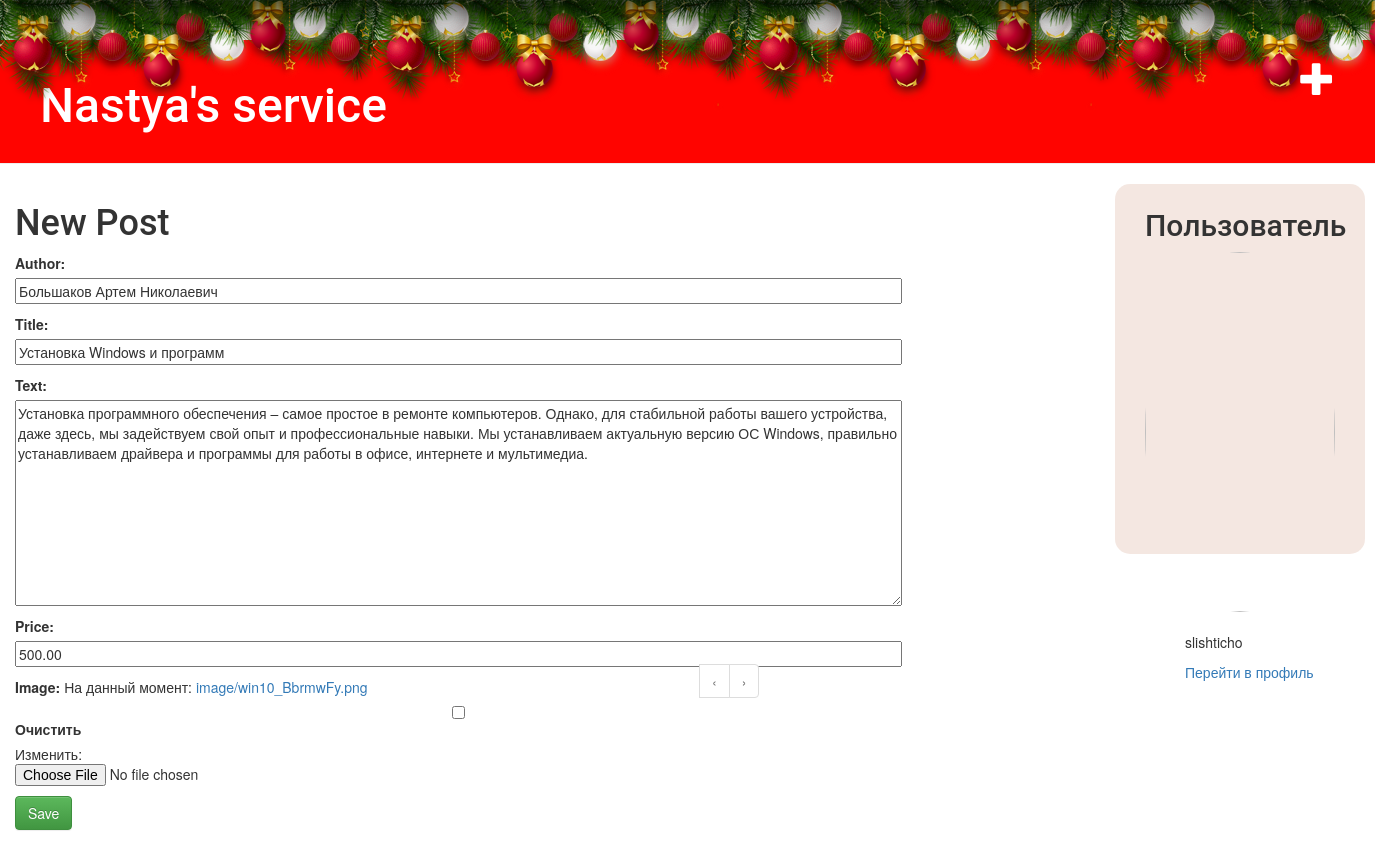
The page /post/1/edit/ (signed in) on the database its author committed.
### dz/models.py (models this page shows, shortened)
class Service(models.Model):
	worker = models.ForeignKey(settings.AUTH_USER_MODEL, on_delete=models.CASCADE)
	author = models.CharField(max_length=100, default='')
	title = models.CharField(max_length=200)
	text = models.TextField()
	price = models.DecimalField(max_digits=15, decimal_places=2, default=0)
	created_date = models.DateTimeField(default=timezone.now())
	published_date = models.DateTimeField(blank=True, null=True)
	image = models.ImageField(upload_to='image', null=True, blank=True)

### dz/views.py (the view)
# urls.py: path('post/<int:pk>/edit/', views.post_edit, name='post_edit'),
def post_edit(request, pk):
	post = get_object_or_404(Service, pk=pk)
	if request.method == "POST":
		form = PostForm(request.POST, request.FILES, instance=post)
		if form.is_valid():
			post = form.save(commit=False)
			post.worker = request.user
			post.published_date = timezone.now()
			post.save()
			return redirect('post_detail', pk=post.pk)
	else:
		form = PostForm(instance=post)
	return render(request, 'blog/post_edit.html', {'form': form})

### dz/forms.py
class PostForm(forms.ModelForm):
	class Meta:
		model = Service
		fields = ('author', 'title', 'text', 'price', 'image')

### templates/blog/post_edit.html (shortened to what this page needs)
{% extends 'blog/base.html' %}
{% block content %}
    <h1>New Post</h1>
    <form method="POST" enctype="multipart/form-data" class="post-form">
        {{ form.as_p }}
        <button type="submit" class="btn btn-success">Save</button>
    </form>
{% endblock %}

### templates/blog/base.html (shortened to what this page needs)
{% load static %}
{% load avatar_tags %}
<html>
    <head>
        <link rel="stylesheet" href="//maxcdn.bootstrapcdn.com/bootstrap/3.2.0/css/bootstrap.min.css">
        <link rel="stylesheet" href="//maxcdn.bootstrapcdn.com/bootstrap/3.2.0/css/bootstrap-theme.min.css">
        <link rel="stylesheet" href="{% static 'css/blog.css' %}">
        <link rel="stylesheet" href="{% static 'css/style.css' %}">
    </head>
    <body>
    <div class="b-page_newyear">
            <div class="b-page__content">
        <i class="b-head-decor">
            <i class="b-head-decor__inner b-head-decor__inner_n1">
              <div class="b-ball b-ball_n1 b-ball_bounce" data-note="0"><div class="b-ball__right"></div><div class="b-ball__i"></div></div>
              <div class="b-ball b-ball_n2 b-ball_bounce" data-note="1"><div class="b-ball__right"></div><div class="b-ball__i"></div></div>
              <div class="b-ball b-ball_n3 b-ball_bounce" data-note="2"><div class="b-ball__right"></div><div class="b-ball__i"></div></div>
              <div class="b-ball b-ball_n4 b-ball_bounce" data-note="3"><div class="b-ball__right"></div><div class="b-ball__i"></div></div>
              <div class="b-ball b-ball_n5 b-ball_bounce" data-note="4"><div class="b-ball__right"></div><div class="b-ball__i"></div></div>
              <div class="b-ball b-ball_n6 b-ball_bounce" data-note="5"><div class="b-ball__right"></div><div class="b-ball__i"></div></div>
              <div class="b-ball b-ball_n7 b-ball_bounce" data-note="6"><div class="b-ball__right"></div><div class="b-ball__i"></div></div>
              <div class="b-ball b-ball_n8 b-ball_bounce" data-note="7"><div class="b-ball__right"></div><div class="b-ball__i"></div></div>
              <div class="b-ball b-ball_n9 b-ball_bounce" data-note="8"><div class="b-ball__right"></div><div class="b-ball__i"></div></div>
              <div class="b-ball b-ball_i1"><div class="b-ball__right"></div><div class="b-ball__i"></div></div>
              <div class="b-ball b-ball_i2"><div class="b-ball__right"></div><div class="b-ball__i"></div></div>
              <div class="b-ball b-ball_i3"><div class="b-ball__right"></div><div class="b-ball__i"></div></div>
              <div class="b-ball b-ball_i4"><div class="b-ball__right"></div><div class="b-ball__i"></div></div>
              <div class="b-ball b-ball_i5"><div class="b-ball__right"></div><div class="b-ball__i"></div></div>
              <div class="b-ball b-ball_i6"><div class="b-ball__right"></div><div class="b-ball__i"></div></div>
            </i>
            <i class="b-head-decor__inner b-head-decor__inner_n2">
              <div class="b-ball b-ball_n1 b-ball_bounce" data-note="9"><div class="b-ball__right"></div><div class="b-ball__i"></div></div>
              <div class="b-ball b-ball_n2 b-ball_bounce" data-note="10"><div class="b-ball__right"></div><div class="b-ball__i"></div></div>
              <div class="b-ball b-ball_n3 b-ball_bounce" data-note="11"><div class="b-ball__right"></div><div class="b-ball__i"></div></div>
              <div class="b-ball b-ball_n4 b-ball_bounce" data-note="12"><div class="b-ball__right"></div><div class="b-ball__i"></div></div>
              <div class="b-ball b-ball_n5 b-ball_bounce" data-note="13"><div class="b-ball__right"></div><div class="b-ball__i"></div></div>
              <div class="b-ball b-ball_n6 b-ball_bounce" data-note="14"><div class="b-ball__right"></div><div class="b-ball__i"></div></div>
              <div class="b-ball b-ball_n7 b-ball_bounce" data-note="15"><div class="b-ball__right"></div><div class="b-ball__i"></div></div>
              <div class="b-ball b-ball_n8 b-ball_bounce" data-note="16"><div class="b-ball__right"></div><div class="b-ball__i"></div></div>
              <div class="b-ball b-ball_n9 b-ball_bounce" data-note="17"><div class="b-ball__right"></div><div class="b-ball__i"></div></div>
              <div class="b-ball b-ball_i1"><div class="b-ball__right"></div><div class="b-ball__i"></div></div>
              <div class="b-ball b-ball_i2"><div class="b-ball__right"></div><div class="b-ball__i"></div></div>
              <div class="b-ball b-ball_i3"><div class="b-ball__right"></div><div class="b-ball__i"></div></div>
              <div class="b-ball b-ball_i4"><div class="b-ball__right"></div><div class="b-ball__i"></div></div>
              <div class="b-ball b-ball_i5"><div class="b-ball__right"></div><div class="b-ball__i"></div></div>
              <div class="b-ball b-ball_i6"><div class="b-ball__right"></div><div class="b-ball__i"></div></div>
            </i>
            <i class="b-head-decor__inner b-head-decor__inner_n3">
              <div class="b-ball b-ball_n1 b-ball_bounce" data-note="18"><div class="b-ball__right"></div><div class="b-ball__i"></div></div>
              <div class="b-ball b-ball_n2 b-ball_bounce" data-note="19"><div class="b-ball__right"></div><div class="b-ball__i"></div></div>
              <div class="b-ball b-ball_n3 b-ball_bounce" data-note="20"><div class="b-ball__right"></div><div class="b-ball__i"></div></div>
              <div class="b-ball b-ball_n4 b-ball_bounce" data-note="21"><div class="b-ball__right"></div><div class="b-ball__i"></div></div>
              <div class="b-ball b-ball_n5 b-ball_bounce" data-note="22"><div class="b-ball__right"></div><div class="b-ball__i"></div></div>
              <div class="b-ball b-ball_n6 b-ball_bounce" data-note="23"><div class="b-ball__right"></div><div class="b-ball__i"></div></div>
              <div class="b-ball b-ball_n7 b-ball_bounce" data-note="24"><div class="b-ball__right"></div><div class="b-ball__i"></div></div>
              <div class="b-ball b-ball_n8 b-ball_bounce" data-note="25"><div class="b-ball__right"></div><div class="b-ball__i"></div></div>
              <div class="b-ball b-ball_n9 b-ball_bounce" data-note="26"><div class="b-ball__right"></div><div class="b-ball__i"></div></div>
              <div class="b-ball b-ball_i1"><div class="b-ball__right"></div><div class="b-ball__i"></div></div>
              <div class="b-ball b-ball_i2"><div class="b-ball__right"></div><div class="b-ball__i"></div></div>
              <div class="b-ball b-ball_i3"><div class="b-ball__right"></div><div class="b-ball__i"></div></div>
              <div class="b-ball b-ball_i4"><div class="b-ball__right"></div><div class="b-ball__i"></div></div>
              <div class="b-ball b-ball_i5"><div class="b-ball__right"></div><div class="b-ball__i"></div></div>
              <div class="b-ball b-ball_i6"><div class="b-ball__right"></div><div class="b-ball__i"></div></div>
            </i>
            <i class="b-head-decor__inner b-head-decor__inner_n4">
              <div class="b-ball b-ball_n1 b-ball_bounce" data-note="27"><div class="b-ball__right"></div><div class="b-ball__i"></div></div>
              <div class="b-ball b-ball_n2 b-ball_bounce" data-note="28"><div class="b-ball__right"></div><div class="b-ball__i"></div></div>
              <div class="b-ball b-ball_n3 b-ball_bounce" data-note="29"><div class="b-ball__right"></div><div class="b-ball__i"></div></div>
              <div class="b-ball b-ball_n4 b-ball_bounce" data-note="30"><div class="b-ball__right"></div><div class="b-ball__i"></div></div>
              <div class="b-ball b-ball_n5 b-ball_bounce" data-note="31"><div class="b-ball__right"></div><div class="b-ball__i"></div></div>
              <div class="b-ball b-ball_n6 b-ball_bounce" data-note="32"><div class="b-ball__right"></div><div class="b-ball__i"></div></div>
              <div class="b-ball b-ball_n7 b-ball_bounce" data-note="33"><div class="b-ball__right"></div><div class="b-ball__i"></div></div>
              <div class="b-ball b-ball_i1"><div class="b-ball__right"></div><div class="b-ball__i"></div></div>
              <div class="b-ball b-ball_i2"><div class="b-ball__right"></div><div class="b-ball__i"></div></div>
              <div class="b-ball b-ball_i3"><div class="b-ball__right"></div><div class="b-ball__i"></div></div>
              <div class="b-ball b-ball_i4"><div class="b-ball__right"></div><div class="b-ball__i"></div></div>
            </i>
        </i>
        </div>
    </div>
        <div class="page-header">
            {% if user.is_authenticated %}
                <a href="{% url 'post_new' %}" class="top-menu"><span class="glyphicon glyphicon-plus"></span></a>
                <h1><a href="/">Nastya's service</a></h1>
            {% else %}
                <a href="{% url 'login' %}" class="top-menu"><span class="glyphicon glyphicon-lock"></span></a>
                <h1><a href="/">Nastya's service</a></h1>
            {% endif %}
        </div>
        <div class="col-md-8">
            {% if user.is_authenticated %}
                <div class="id_username">
                    <h2 >Пользователь</h2>
                    <img src="{% avatar_url user 265%}" class="Avatar_main">
                    <div class="id_1">
                        <br/>
                        <p>{{ user.username }}</p>
                        <a href="{% url 'profile' %}">Перейти в профиль</a>
                    </div>
                </div>
            {% endif %}
            {% block content %}
            {% endblock %}
        </div>
        <div class="ttt">
        <div>
            <nav>
            <ul class="pagination">
        <li>
          {% if posts.has_previous %}
             <li class="previous"> <a href="?page={{ posts.previous_page_number }}">
             <span aria-hidden="true">‹</span></a>
          {% else %}
              <li class="previous disabled"><a>‹</a>
          {% endif %}
        </li>
        <li class="page-item">
          {% if posts.has_next %}
            <li class="previous"> <a href="?page={{ posts.next_page_number }}">›</a></li>
          {% else %}
              <li class="next disabled"><a>›</a>
          {% endif %}
        </li>
      </ul>
    </nav>
  </div>
</div>
    </body>
</html>

### dz/static/css/blog.css (style rules this page uses)
.page-header { background-color: rgb(255, 4, 0); margin-top: 0; padding: 20px 20px 20px 40px; }
.page-header h1, .page-header h1 a, .page-header h1 a:visited, .page-header h1 a:active { color: #ffffff; font-size: 36pt; text-decoration: none; }
h1, h2, h3, h4 { font-family: 'Roboto'; }
.post-form textarea, .post-form input { width: 100%; }
.top-menu { color: #ffffff; float: right; font-size: 26pt; margin-right: 20px; }
.id_username { position: absolute; margin: 0 1100px; padding: 5px 30px; background: rgba(204, 141, 112, 0.21); border-radius: 15px; width: 250px; height: 370px }
img.Avatar_main { width: 100%; border-radius: 50%; }
.ttt { position: absolute; margin: 460px 700px; width: 500px; height: 0; }
.id_1 { position: absolute; margin: 0 40px; }

### dz/static/css/style.css (style rules this page uses)
body { position:relative; z-index:0; margin:0; padding:0 0 1em 0; background-repeat: no-repeat; background-size: cover; background-attachment: fixed; background-position: center top; }
.b-page__content { min-height: 40px; }
.b-head-decor { display:none }
.b-page_newyear .b-head-decor { position:absolute; top:0; left:0; display:block; height:115px; width:100%; overflow:hidden; background:url(balls/b-head-decor_newyear.png) repeat-x 0 0 }
.b-page_newyear .b-head-decor__inner { position:absolute;top:0;left:0;height:115px;display:block;width:373px }
.b-page_newyear .b-head-decor::before { content:'';display:block;position:absolute;top:-115px;left:0;z-index:3;height:115px;display:block;width:100%;box-shadow:0 15px 30px rgba(0,0,0,0.75) }
.b-page_newyear .b-head-decor__inner_n2 { left:373px }
.b-page_newyear .b-head-decor__inner_n3 { left:746px }
.b-page_newyear .b-head-decor__inner_n4 { left:1119px }
.b-ball { position:absolute }
.b-ball_n1 { top:0;left:3px;width:59px;height:83px }
.b-ball_n2 { top:-19px;left:51px;width:55px;height:70px }
.b-ball_n3 { top:9px;left:88px;width:49px;height:67px }
.b-ball_n4 { top:0;left:133px;width:57px;height:102px }
.b-ball_n5 { top:0;left:166px;width:49px;height:57px }
.b-ball_n6 { top:6px;left:200px;width:54px;height:70px }
.b-ball_n7 { top:0;left:240px;width:56px;height:67px }
.b-ball_n8 { top:0;left:283px;width:54px;height:53px }
.b-ball_n9 { top:10px;left:321px;width:49px;height:66px }
.b-ball_n1 .b-ball__i { background:url(balls/b-ball_n1.png) no-repeat }
.b-ball_n2 .b-ball__i { background:url(balls/b-ball_n2.png) no-repeat }
.b-ball_n3 .b-ball__i { background:url(balls/b-ball_n3.png) no-repeat }
.b-ball_n4 .b-ball__i { background:url(balls/b-ball_n4.png) no-repeat }
.b-ball_n5 .b-ball__i { background:url(balls/b-ball_n5.png) no-repeat }
.b-ball_n6 .b-ball__i { background:url(balls/b-ball_n6.png) no-repeat }
.b-ball_n7 .b-ball__i { background:url(balls/b-ball_n7.png) no-repeat }
.b-ball_n8 .b-ball__i { background:url(balls/b-ball_n8.png) no-repeat }
.b-ball_n9 .b-ball__i { background:url(balls/b-ball_n9.png) no-repeat }
.b-ball_i1 .b-ball__i { background:url(balls/b-ball_i1.png) no-repeat }
.b-ball_i2 .b-ball__i { background:url(balls/b-ball_i2.png) no-repeat }
.b-ball_i3 .b-ball__i { background:url(balls/b-ball_i3.png) no-repeat }
.b-ball_i4 .b-ball__i { background:url(balls/b-ball_i4.png) no-repeat }
.b-ball_i5 .b-ball__i { background:url(balls/b-ball_i5.png) no-repeat }
.b-ball_i6 .b-ball__i { background:url(balls/b-ball_i6.png) no-repeat }
.b-ball_i1 { top:0;left:0;width:25px;height:71px }
.b-ball_i2 { top:0;left:25px;width:61px;height:27px }
.b-ball_i3 { top:0;left:176px;width:29px;height:31px }
.b-ball_i4 { top:0;left:205px;width:50px;height:51px }
.b-ball_i5 { top:0;left:289px;width:78px;height:28px }
.b-ball_i6 { top:0;left:367px;width:6px;height:69px }
.b-ball__i { position:absolute; width:100%; height:100%; -webkit-transform-origin:50% 0; -moz-transform-origin:50% 0; -o-transform-origin:50% 0; transform-origin:50% 0; -webkit-transition:all .3s ease-in-out; -moz-transition:all .3s ease-in-out; -o-transition:all .3s ease-in-out; transition:all .3s ease-in-out; pointer-events:none }
.b-ball_bounce .b-ball__right { position:absolute;top:0;right:0;left:50%;bottom:0;z-index:9 }

### rows shown on the page
Service: author "Большаков Артем Николаевич", title "Установка Windows и программ", text "Установка программного обеспечения – самое простое в ремонте компьютеров. Однако, для стабильной работы вашего устройства, даже здесь, мы задействуем свой опыт и профессиональные навыки. Мы устанавливаем актуальную версию ОС Windows, правильно устанавливаем драйвера и программы для работы в офисе, интернете и мультимедиа.", price "500.00"

### other values the page prints
{{ user.username }} "slishticho"
